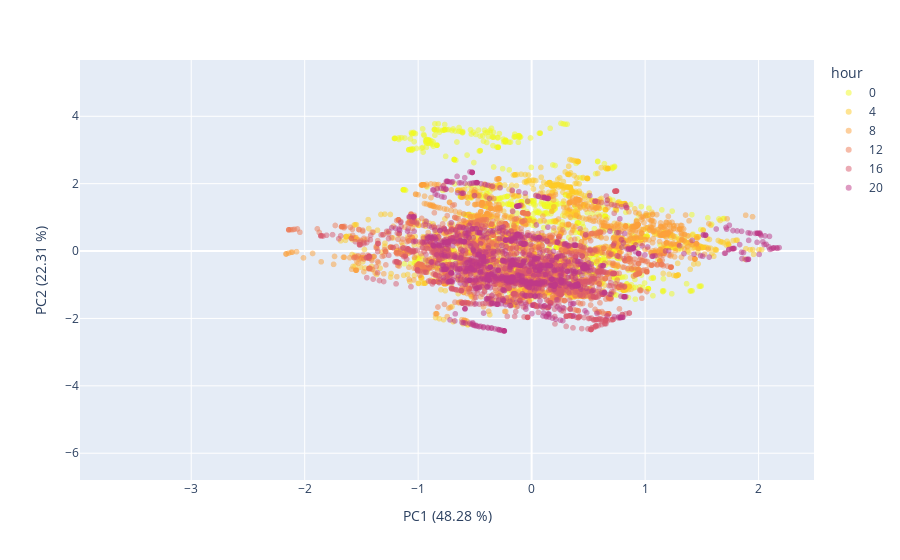
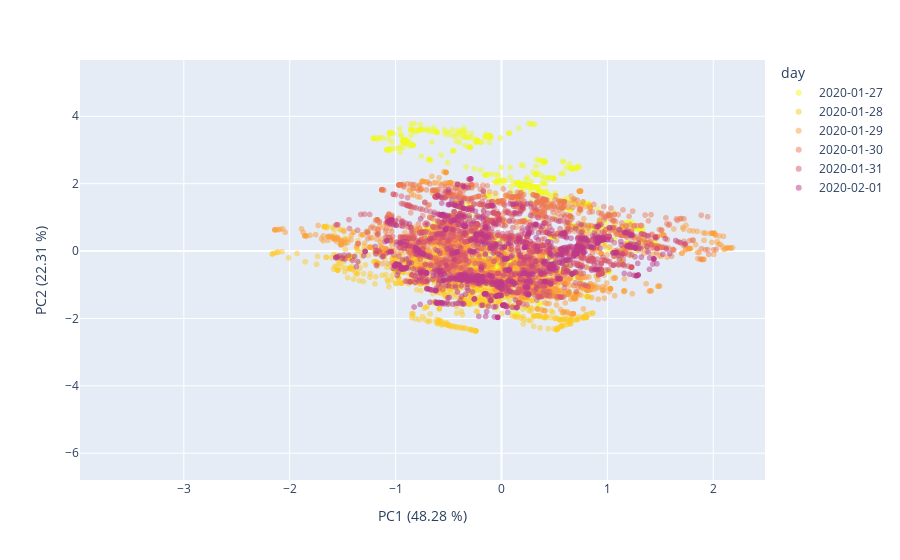

These figures' notebook cell, in order:
### Markdown cell above
We build another PCA just to visually investigate the effect on no occupant data.

### Code cell
# unzipping vectors inside the single column to multiple columns
pca_no_occupants_unzipped = pca_no_occupants.withColumn("feature", vector_to_array("pcaFeatures")).select(["timestamp"]+[col("feature")[i] for i in range(n_components)])

# zero-ing the first component of the pca, to remove it from re-projection in the original space
pca_no_occupants_unzipped = pca_no_occupants_unzipped.withColumn('feature[0]',lit(0))

# re-zipping features into single column
invert_columns_to_convert = pca_no_occupants_unzipped.columns
invert_columns_to_convert.remove('timestamp')
assembler_invert = VectorAssembler(inputCols = invert_columns_to_convert, outputCol = 'pcaFeatures')
pca_no_occupants_zipped = assembler_invert.transform(pca_no_occupants_unzipped).select(['timestamp', 'pcaFeatures']).orderBy('timestamp')

# Define new PCA model
pca_after_corr = PCA(k=3, inputCol="pcaFeatures", outputCol="pcaFeatures2")

# Fit the model to the data
pca_after_corr = pca_after_corr.fit(pca_no_occupants_zipped)
var_new_proj = pca_after_corr.explainedVariance

# Transform the data
pca_no_occupants2 = pca_after_corr.transform(pca_no_occupants_zipped)
pca_no_occupants2_ = pca_no_occupants2.withColumn("hour", hour(pca_no_occupants2.timestamp)) \
                                .where("timestamp >= '2020-01-27' AND timestamp < '2020-02-02'") \
                                .where("hour=0 OR hour=4 OR hour=8 OR hour=12 OR hour=16 OR hour=20")

df_visual2 = pca_no_occupants2_.select(['timestamp','pcaFeatures2']).toPandas()
visual_data_2 = np.array(df_visual2['pcaFeatures2'].tolist())
df_visual.head()

# Plots
    
visual_data_day_df_2 = pd.DataFrame({'PC1':visual_data_2[:,1], 'PC2':visual_data_2[:,0], 'day':pd.to_datetime(df_visual2['timestamp']).dt.date})
visual_data_hours_df_2 = pd.DataFrame({'PC1':visual_data_2[:,1], 'PC2':visual_data_2[:,0], 'hour':pd.to_datetime(df_visual2['timestamp']).dt.hour.astype('str')})

## Plot no occupant data after environmental correction by hour
fig = px.scatter(visual_data_hours_df_2, x='PC1', y='PC2', color='hour', opacity=0.5, color_discrete_sequence= px.colors.sequential.Plasma_r)
fig.update_traces(marker=dict(colorscale='Viridis'), selector=dict(type='scatter'))
fig.update_layout(
    xaxis_title="PC1 ({:.2f} %)".format(var_new_proj[0]*100),
    yaxis_title="PC2 ({:.2f} %)".format(var_new_proj[1]*100),
    xaxis_range=[x_min, x_max],
    yaxis_range=[y_min, y_max] 
)
fig.show()

## Plot no occupant data after environmental correction by day
fig = px.scatter(visual_data_day_df_2, x='PC1', y='PC2', color='day', opacity=0.5, color_discrete_sequence= px.colors.sequential.Plasma_r)
fig.update_traces(marker=dict(colorscale='Viridis'), selector=dict(type='scatter'))
fig.update_layout(
    xaxis_title="PC1 ({:.2f} %)".format(var_new_proj[0]*100),
    yaxis_title="PC2 ({:.2f} %)".format(var_new_proj[1]*100),
    xaxis_range=[x_min, x_max],
    yaxis_range=[y_min, y_max]   
)
fig.show()

### Figure 1 — Plotly figure (JSON) as saved in the notebook; plotly's stock layout.template omitted (floating-point values rounded to 4 significant figures; data arrays with more than 128 entries replaced by an {"elided": "..."} marker saying what was removed)
{"data": [{"hovertemplate": "hour=0<br>PC1=%{x}<br>PC2=%{y}<extra></extra>", "legendgroup": "0", "marker": {"color": "#f0f921", "opacity": 0.5, "symbol": "circle"}, "mode": "markers", "name": "0", "showlegend": true, "type": "scattergl", "x": {"elided": "1080 float values"}, "xaxis": "x", "y": {"elided": "1080 float values"}, "yaxis": "y"}, {"hovertemplate": "hour=4<br>PC1=%{x}<br>PC2=%{y}<extra></extra>", "legendgroup": "4", "marker": {"color": "#fdca26", "opacity": 0.5, "symbol": "circle"}, "mode": "markers", "name": "4", "showlegend": true, "type": "scattergl", "x": {"elided": "1080 float values"}, "xaxis": "x", "y": {"elided": "1080 float values"}, "yaxis": "y"}, {"hovertemplate": "hour=8<br>PC1=%{x}<br>PC2=%{y}<extra></extra>", "legendgroup": "8", "marker": {"color": "#fb9f3a", "opacity": 0.5, "symbol": "circle"}, "mode": "markers", "name": "8", "showlegend": true, "type": "scattergl", "x": {"elided": "1080 float values"}, "xaxis": "x", "y": {"elided": "1080 float values"}, "yaxis": "y"}, {"hovertemplate": "hour=12<br>PC1=%{x}<br>PC2=%{y}<extra></extra>", "legendgroup": "12", "marker": {"color": "#ed7953", "opacity": 0.5, "symbol": "circle"}, "mode": "markers", "name": "12", "showlegend": true, "type": "scattergl", "x": {"elided": "1080 float values"}, "xaxis": "x", "y": {"elided": "1080 float values"}, "yaxis": "y"}, {"hovertemplate": "hour=16<br>PC1=%{x}<br>PC2=%{y}<extra></extra>", "legendgroup": "16", "marker": {"color": "#d8576b", "opacity": 0.5, "symbol": "circle"}, "mode": "markers", "name": "16", "showlegend": true, "type": "scattergl", "x": {"elided": "1080 float values"}, "xaxis": "x", "y": {"elided": "1080 float values"}, "yaxis": "y"}, {"hovertemplate": "hour=20<br>PC1=%{x}<br>PC2=%{y}<extra></extra>", "legendgroup": "20", "marker": {"color": "#bd3786", "opacity": 0.5, "symbol": "circle"}, "mode": "markers", "name": "20", "showlegend": true, "type": "scattergl", "x": {"elided": "1080 float values"}, "xaxis": "x", "y": {"elided": "1080 float values"}, "yaxis": "y"}], "layout": {"autosize": true, "legend": {"title": {"text": "hour"}, "tracegroupgap": 0}, "margin": {"t": 60}, "xaxis": {"anchor": "y", "domain": [0, 1], "range": [-3.98, 2.488], "title": {"text": "PC1 (48.28 %)"}, "type": "linear"}, "yaxis": {"anchor": "x", "domain": [0, 1], "range": [-6.795, 5.671], "title": {"text": "PC2 (22.31 %)"}, "type": "linear"}}}

### Figure 2 — Plotly figure (JSON) as saved in the notebook; plotly's stock layout.template omitted (floating-point values rounded to 4 significant figures; data arrays with more than 128 entries replaced by an {"elided": "..."} marker saying what was removed)
{"data": [{"hovertemplate": "day=2020-01-27<br>PC1=%{x}<br>PC2=%{y}<extra></extra>", "legendgroup": "2020-01-27", "marker": {"color": "#f0f921", "opacity": 0.5, "symbol": "circle"}, "mode": "markers", "name": "2020-01-27", "showlegend": true, "type": "scattergl", "x": {"elided": "1080 float values"}, "xaxis": "x", "y": {"elided": "1080 float values"}, "yaxis": "y"}, {"hovertemplate": "day=2020-01-28<br>PC1=%{x}<br>PC2=%{y}<extra></extra>", "legendgroup": "2020-01-28", "marker": {"color": "#fdca26", "opacity": 0.5, "symbol": "circle"}, "mode": "markers", "name": "2020-01-28", "showlegend": true, "type": "scattergl", "x": {"elided": "1080 float values"}, "xaxis": "x", "y": {"elided": "1080 float values"}, "yaxis": "y"}, {"hovertemplate": "day=2020-01-29<br>PC1=%{x}<br>PC2=%{y}<extra></extra>", "legendgroup": "2020-01-29", "marker": {"color": "#fb9f3a", "opacity": 0.5, "symbol": "circle"}, "mode": "markers", "name": "2020-01-29", "showlegend": true, "type": "scattergl", "x": {"elided": "1080 float values"}, "xaxis": "x", "y": {"elided": "1080 float values"}, "yaxis": "y"}, {"hovertemplate": "day=2020-01-30<br>PC1=%{x}<br>PC2=%{y}<extra></extra>", "legendgroup": "2020-01-30", "marker": {"color": "#ed7953", "opacity": 0.5, "symbol": "circle"}, "mode": "markers", "name": "2020-01-30", "showlegend": true, "type": "scattergl", "x": {"elided": "1080 float values"}, "xaxis": "x", "y": {"elided": "1080 float values"}, "yaxis": "y"}, {"hovertemplate": "day=2020-01-31<br>PC1=%{x}<br>PC2=%{y}<extra></extra>", "legendgroup": "2020-01-31", "marker": {"color": "#d8576b", "opacity": 0.5, "symbol": "circle"}, "mode": "markers", "name": "2020-01-31", "showlegend": true, "type": "scattergl", "x": {"elided": "1080 float values"}, "xaxis": "x", "y": {"elided": "1080 float values"}, "yaxis": "y"}, {"hovertemplate": "day=2020-02-01<br>PC1=%{x}<br>PC2=%{y}<extra></extra>", "legendgroup": "2020-02-01", "marker": {"color": "#bd3786", "opacity": 0.5, "symbol": "circle"}, "mode": "markers", "name": "2020-02-01", "showlegend": true, "type": "scattergl", "x": {"elided": "1080 float values"}, "xaxis": "x", "y": {"elided": "1080 float values"}, "yaxis": "y"}], "layout": {"autosize": true, "legend": {"title": {"text": "day"}, "tracegroupgap": 0}, "margin": {"t": 60}, "xaxis": {"anchor": "y", "domain": [0, 1], "range": [-3.98, 2.488], "title": {"text": "PC1 (48.28 %)"}, "type": "linear"}, "yaxis": {"anchor": "x", "domain": [0, 1], "range": [-6.795, 5.671], "title": {"text": "PC2 (22.31 %)"}, "type": "linear"}}}
